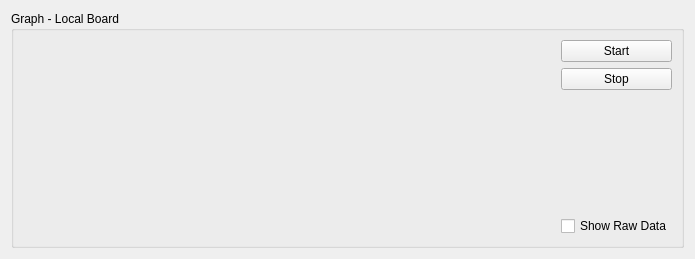
      <widget class="QWidget" name="page_3">
       <property name="geometry">
        <rect>
         <x>0</x>
         <y>0</y>
         <width>695</width>
         <height>259</height>
        </rect>
       </property>
       <attribute name="label">
        <string>Page 2</string>
       </attribute>
       <layout class="QHBoxLayout" name="horizontalLayout_7">
        <item>
         <widget class="QGroupBox" name="groupBox_4">
          <property name="sizePolicy">
           <sizepolicy hsizetype="Preferred" vsizetype="Preferred">
            <horstretch>0</horstretch>
            <verstretch>0</verstretch>
           </sizepolicy>
          </property>
          <property name="title">
           <string>Graph - Local Board</string>
          </property>
          <layout class="QHBoxLayout" name="horizontalLayout" stretch="0,0">
           <item>
            <widget class="Graph" name="graphView" native="true">
             <property name="sizePolicy">
              <sizepolicy hsizetype="MinimumExpanding" vsizetype="Minimum">
               <horstretch>0</horstretch>
               <verstretch>7</verstretch>
              </sizepolicy>
             </property>
            </widget>
           </item>
           <item>
            <layout class="QVBoxLayout" name="SideBarVerticalLayout">
             <item>
              <widget class="QPushButton" name="cmdStartGraph">
               <property name="minimumSize">
                <size>
                 <width>0</width>
                 <height>20</height>
                </size>
               </property>
               <property name="text">
                <string>Start</string>
               </property>
              </widget>
             </item>
             <item>
              <widget class="QPushButton" name="cmdStopGraph">
               <property name="minimumSize">
                <size>
                 <width>0</width>
                 <height>20</height>
                </size>
               </property>
               <property name="text">
                <string>Stop</string>
               </property>
              </widget>
             </item>
             <item>
              <spacer name="verticalSpacer_2">
               <property name="orientation">
                <enum>Qt::Vertical</enum>
               </property>
               <property name="sizeType">
                <enum>QSizePolicy::MinimumExpanding</enum>
               </property>
               <property name="sizeHint" stdset="0">
                <size>
                 <width>13</width>
                 <height>13</height>
                </size>
               </property>
              </spacer>
             </item>
             <item>
              <widget class="QCheckBox" name="chkRawData">
               <property name="toolTip">
                <string>Show data without offsets</string>
               </property>
               <property name="statusTip">
                <string/>
               </property>
               <property name="text">
                <string>Show Raw Data</string>
               </property>
              </widget>
             </item>
            </layout>
           </item>
          </layout>
         </widget>
        </item>
       </layout>
      </widget>
